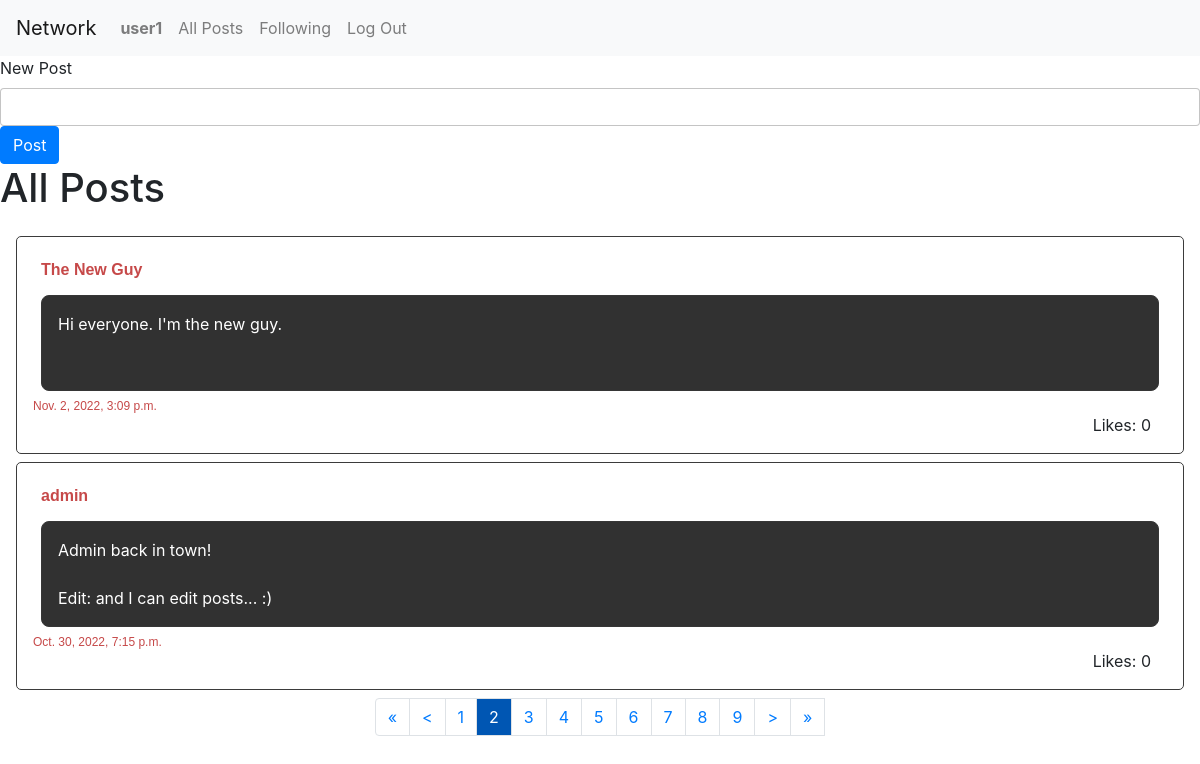
/?page=2 (signed in), run on the app's committed database.
### network/models.py (models this page shows, shortened)
class User(AbstractUser):
    pass

class Post(models.Model):
    user = models.ForeignKey(User, on_delete=models.CASCADE, related_name='poster')
    created = models.DateTimeField(auto_now_add=True)
    content = models.TextField()
    likes = models.IntegerField(default=0)

### network/views.py (the view)
# urls.py: path("", views.PostListAllView.as_view(), name="index"),
class PostListAllView(ListView):
    paginate_by = NUM_POSTS_PER_PAGE
    model = Post
    ordering = ['-created']
    context_object_name = "posts"
    template_name = "network/index.html"
    def get_context_data(self, **kwargs):
        context = super(PostListAllView, self).get_context_data(**kwargs)
        context.update({
            'home': True
        })
        return context

### network/templates/network/index.html (shortened to what this page needs)
{% extends "network/layout.html" %}
{% block body %}
<div id='home'>
    {% if home %}
        <form class="new-post">
            <div>
                <label for="newpost-textarea">New Post</label>
                <input type='text' class="form-control new-post-input" id="newpost-textarea" autocomplete="off">
                <input id='submit-new-post' class="btn btn-primary" type='submit' value='Post'>
            </div>
        </form>
        <h1>All Posts</h1>
    {% endif %}
    <div id="posts">
        {% for post in posts %}
            <div class="post">
                <div>
                    <span class="post-username">{{post.user}}</span>
                </div><div class="post-content">{{post.content}}</div>
                <div class="post-created">
                    {{post.created}}
                </div>
                <div class="post-likes">
                    Likes: {{post.likes}}
                </div>
            </div>
        {% endfor %}
        <nav aria-label="Page navigation">
            <ul class="pagination">
                <li class="page-item"><a class="page-link {% if not page_obj.has_previous %} deactivated {% endif %}" href="?page=1">&laquo;</a></li>
                <li class="page-item"><a class="page-link {% if not page_obj.has_previous %} deactivated {% endif %}" href="{% if page_obj.has_previous %} ?page={{ page_obj.previous_page_number }} {% endif %}">&lt;</a></li>
                {% for p in paginator.page_range %}
                    <li class="page-item"><a class="page-link {% if page_obj.number == p %} selected-page {% endif %}" href="?page={{p}}" >{{p}}</a></li>
                {% endfor %}
                <a class="page-link {% if not page_obj.has_next %} deactivated {% endif %}" href="{% if page_obj.has_next %} ?page={{ page_obj.next_page_number }} {% endif %}">&gt;</a>
                <a class="page-link {% if not page_obj.has_next %} deactivated {% endif %}" href="?page={{ paginator.num_pages }}">&raquo;</a>
            </ul>
        </nav>
    </div>
</div>
{% endblock %}

### network/templates/network/layout.html (shortened to what this page needs)
{% load static %}
<!DOCTYPE html>
<html lang="en">
    <head>
        <link rel="stylesheet" href="https://stackpath.bootstrapcdn.com/bootstrap/4.4.1/css/bootstrap.min.css">
        <link href="{% static 'network/styles.css' %}" rel="stylesheet">
    </head>
    <body>
        <nav class="navbar navbar-expand-lg navbar-light bg-light">
            <a class="navbar-brand" href="#">Network</a>
            <div>
              <ul class="navbar-nav mr-auto">
                {% if user.is_authenticated %}
                    <li class="nav-item">
                        <a class="nav-link" href="#"><strong>{{ user.username }}</strong></a>
                    </li>
                {% endif %}
                <li class="nav-item">
                  <a class="nav-link" href="{% url 'index' %}">All Posts</a>
                </li>
                {% if user.is_authenticated %}
                    <li class="nav-item">
                        <a class="nav-link" href="{% url 'following' %}">Following</a>
                    </li>
                    <li class="nav-item">
                        <a class="nav-link" href="{% url 'logout' %}">Log Out</a>
                    </li>
                {% endif %}
              </ul>
            </div>
          </nav>
        <div class="body">
            {% block body %}
            {% endblock %}
        </div>
    </body>
</html>

### network/static/network/styles.css (style rules this page uses)
#posts { padding: 1rem; }
.new-post-input { border: rgba(0, 0, 0, 0.233) 1px solid; padding: 1rem; }
.post { border: #3b3b3b 1px solid; padding: 1rem; margin-bottom: 0.5rem; border-radius: 5px; display: flex; flex-direction: column; }
.post-username { font: 700 1rem "montserrat", sans-serif; color: #c64949; margin: 0.5rem; display: inline-block; cursor: pointer; }
.post-content { min-height: 6rem; border: #363636 1px solid; border-radius: 8px; background-color: #313131; color: white; padding: 1rem; margin: 0.5rem; white-space: pre; }
.post-created { font: 400 0.75rem "montserrat", sans-serif; color: #c64949; }
.post-likes { align-self: flex-end; margin: 0 1rem; }
.pagination { display: flex; justify-content: center; }
.selected-page { color: white; background-color: #0056b3; }

### data on the page
User: username "user1"
Post: user "The New Guy", content "Hi everyone. I'm the new guy.", created "Nov. 2, 2022, 3:09 p.m.", likes "0"
Post: user "admin", content "Admin back in town! Edit: and I can edit posts... :)", created "Oct. 30, 2022, 7:15 p.m.", likes "0"

### other printed values
{{ p }} "1" "2" "3" "4" "5" "6" "7" "8" "9"
